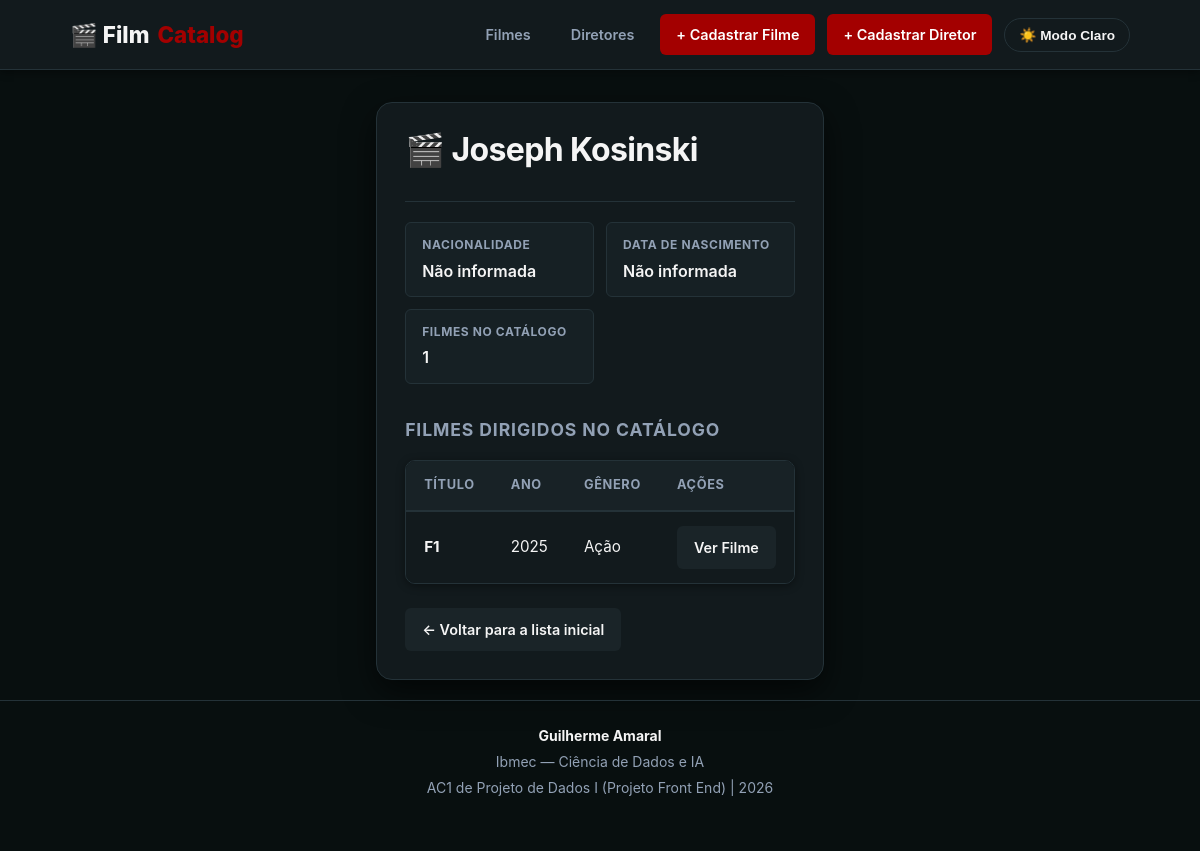
The app's page /diretores/3, older data.
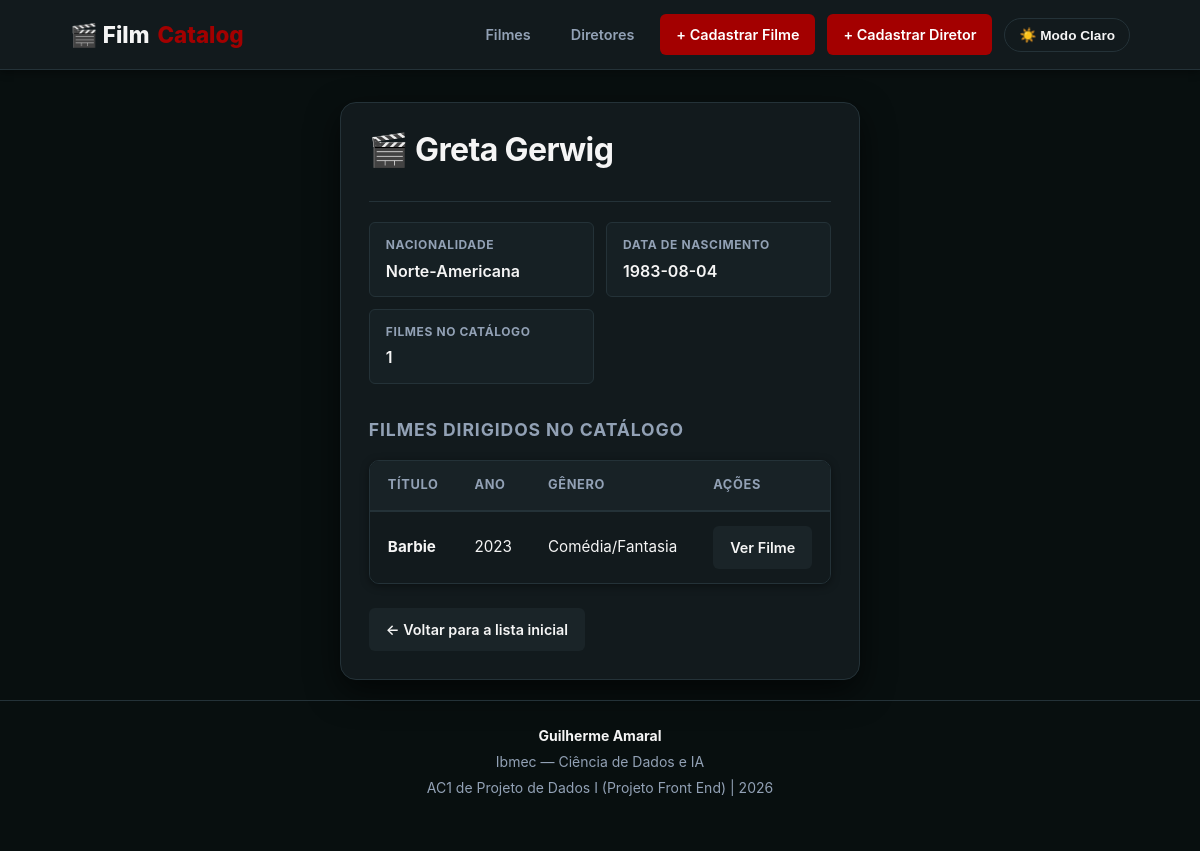
The same page, newer data.
### tables this page shows
CREATE TABLE diretores (
            id INTEGER PRIMARY KEY AUTOINCREMENT,
            nome TEXT NOT NULL UNIQUE,
            nacionalidade TEXT NOT NULL,
            data_nascimento TEXT NOT NULL
        );

CREATE TABLE filmes (
            id            INTEGER PRIMARY KEY AUTOINCREMENT,
            titulo        TEXT    NOT NULL UNIQUE,
            ano           INTEGER NOT NULL,
            genero        TEXT    NOT NULL,
            diretor_id    INTEGER NOT NULL REFERENCES diretores(id) ON DELETE CASCADE,
            nota          REAL    NOT NULL,
            estudio       TEXT    NOT NULL,
            imagem_url    TEXT,
            sinopse       TEXT
        );

### app.py (the view)
@app.route("/diretores/<int:id_diretor>")
def detalhe_diretor(id_diretor):
    diretor = obter_diretor_por_id(id_diretor)
    if diretor is None:
        return render_template("erro.html", mensagem=f"Diretor com ID {id_diretor} não encontrado."), 404
    filmes = listar_filmes_por_diretor(id_diretor)
    return render_template("detalhe_diretor.html", diretor=diretor, filmes=filmes)

### banco.py (called while the page is built)
def obter_diretor_por_id(id_diretor):
    conn = conectar_banco()
    cursor = conn.cursor()
    cursor.execute('SELECT * FROM diretores WHERE id = ?', (id_diretor,))
    diretor = cursor.fetchone()
    conn.close()
    return diretor

def listar_filmes_por_diretor(id_diretor):
    conn = conectar_banco()
    cursor = conn.cursor()
    cursor.execute('SELECT * FROM filmes WHERE diretor_id = ? ORDER BY titulo', (id_diretor,))
    filmes = cursor.fetchall()
    conn.close()
    return filmes

### templates/detalhe_diretor.html (shortened to what this page needs)
{% extends 'base.html' %}
{% block conteudo %}
<div class="movie-detail-card" style="grid-template-columns: 1fr;">
    <div class="movie-info">
        <div class="movie-info-header">
            <h1 class="movie-title">🎬 {{ diretor.nome }}</h1>
        </div>
        <div class="movie-stats-grid">
            <div class="stat-item">
                <div class="stat-label">Nacionalidade</div>
                <div class="stat-value">{{ diretor.nacionalidade or 'Não informada' }}</div>
            </div>
            <div class="stat-item">
                <div class="stat-label">Data de Nascimento</div>
                <div class="stat-value">{{ diretor.data_nascimento or 'Não informada' }}</div>
            </div>
            <div class="stat-item">
                <div class="stat-label">Filmes no Catálogo</div>
                <div class="stat-value">{{ filmes|length }}</div>
            </div>
        </div>
        <div style="margin-top: 32px;">
            <h3 style="font-size: 1.1rem; color: var(--text-muted); text-transform: uppercase; letter-spacing: 0.05em; margin-bottom: 12px;">
                Filmes Dirigidos no Catálogo
            </h3>
            <div class="table-wrapper">
                <table>
                    <thead>
                        <tr>
                            <th>Título</th>
                            <th>Ano</th>
                            <th>Gênero</th>
                            <th>Ações</th>
                        </tr>
                    </thead>
                    <tbody>
                        {% for filme in filmes %}
                        <tr>
                            <td><strong>{{ filme.titulo }}</strong></td>
                            <td>{{ filme.ano }}</td>
                            <td>{{ filme.genero }}</td>
                            <td>
                                <a href="{{ url_for('detalhe_filme', id_filme=filme.id) }}" class="btn">Ver Filme</a>
                            </td>
                        </tr>
                        {% else %}
                        <tr>
                            <td colspan="4" style="text-align: center; color: var(--text-muted); padding: 20px;">
                                Nenhum filme cadastrado para este diretor até o momento.
                            </td>
                        </tr>
                        {% endfor %}
                    </tbody>
                </table>
            </div>
        </div>
        <div style="margin-top: 24px;">
            <a href="/" class="btn">← Voltar para a lista inicial</a>
        </div>
    </div>
</div>
{% endblock %}

Row changes from the older to the newer data that the page shows:
no longer on this page (row edited): filmes: titulo "F1", ano "2025", genero "Ação"
changed diretores: nome "Joseph Kosinski" → "Greta Gerwig"; nacionalidade "Não informada" → "Norte-Americana"; data_nascimento "Não informada" → "1983-08-04"
now on this page (row edited): filmes: titulo "Barbie", ano "2023", genero "Comédia/Fantasia"
